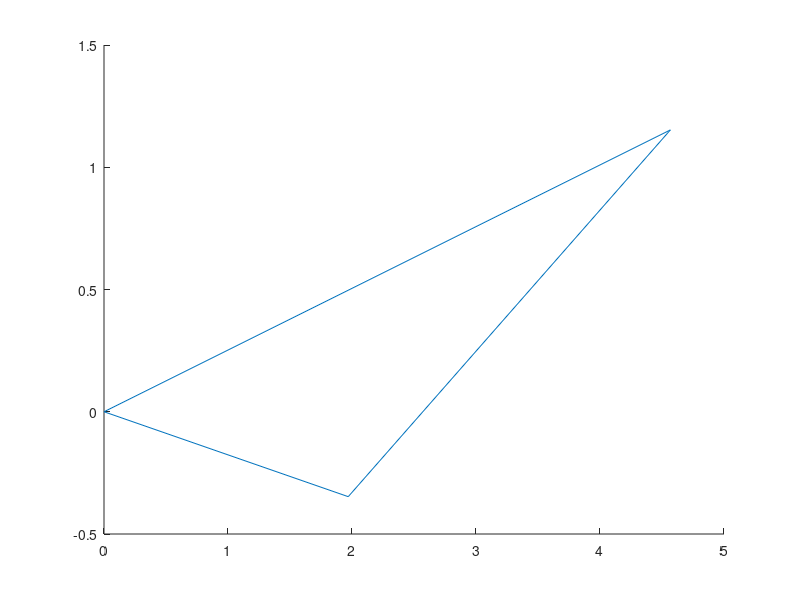

MATLAB code to generate this figure:

l1=2;
l2=3;
t1deg=-10;
t2deg=30;
t1deg=mod(t1deg,360);
t2deg=mod(t2deg,360);
t1=t1deg*pi/180;
t2=t2deg*pi/180;
if t1>t2
    G=1;
else
    G=0;
end

x1=l1*cos(t1)+l2*cos(t2);
x2=l1*sin(t1)+l2*sin(t2);
l3=sqrt(x1^2+x2^2);
%     if x1>=0 && x2 >=0
%         quad = 1;
%     end
%     if x1<0 && x2>=0
%         quad = 2;
%     end
%     if x1<0 && x2<0
%         quad = 3;
%     end
%     if x1>=0 && x2<0
%         quad=4;
%     end
J=[-l1*sin(t1),-l2*sin(t2);l1*cos(t1),l2*cos(t2)];

Ji=inv(J);

C=(l2^2-x1^2-x2^2-l1^2)/(-2*l1*l3);
C1=1/sqrt(1-C^2);
CC=(x1^2+x2^2-l1^2-l2^2)/(-2*l1*l2);
C2=1/sqrt(1-CC^2);
xsum=l3^2;

if G==1
    t1test=atan2(x2,x1)+acos(C);
    t2test=-pi+t1test+acos(CC);
end

if G==0
    t1test=atan2(x2,x1)-acos(C);
    t2test=pi+t1test-acos(CC);
end

t1testdeg=t1test*180/pi;
t2testdeg=t2test*180/pi;

x1t = l1*cos(t1test)+l2*cos(t2test);
x2t = l1*sin(t1test)+l2*sin(t2test);

% switch quad
%     case 1
%         t1testdeg=mod(t1testdeg,90);
%         t2testdeg=mod(t2testdeg,90);
%     case 2
%         t1testdeg=mod(t1testdeg,180);
%         t2testdeg=mod(t2testdeg,180);
%     case 3
%         t1testdeg=180+mod(t1testdeg,90);
%         t2testdeg=180+mod(t2testdeg,90);
%     case 4
        t1testdeg=mod(t1testdeg,360);
        t2testdeg=mod(t2testdeg,360);
% end
Jtest=zeros(2,2);
Cder=(1/(l1*l3))+((l2^2-x1^2-x2^2-l1^2)*1)/(2*l1*l3^3);

if G==1
Jtest(1,1)=-x2/xsum-x1*C1*Cder;
Jtest(1,2)=x1/xsum-x2*C1*Cder;
Jtest(2,1)=-x2/xsum-x1*C1*Cder+x1*C2/(l1*l2);
Jtest(2,2)=x1/xsum-x2*C1*Cder+x2*C2/(l1*l2);
end

if G==0
Jtest(1,1)=-x2/xsum+x1*C1*Cder;
Jtest(1,2)=x1/xsum+x2*C1*Cder;
Jtest(2,1)=-x2/xsum+x1*C1*Cder-x1*C2/(l1*l2);
Jtest(2,2)=x1/xsum+x2*C1*Cder-x2*C2/(l1*l2);
end

line([0 l1*cos(t1)],[0 l1*sin(t1)]);
hold on
line([l1*cos(t1) x1],[l1*sin(t1) x2]);
line([0 x1],[0 x2]);
hold off

% dx=[.2;.2];
% dt = Jtest*dx;
% t1new=t1test+dt(1);
% t2new=t2test+dt(2);
% x1new=x1+dx(1);
% x2new=x2+dx(2);
% x1test=l1*cos(t1new)+l2*cos(t2new);
% x2test=l1*sin(t1new)+l2*sin(t2new);
% 
% line([0 l1*cos(t1new)],[0 l1*sin(t1new)]);
% hold on
% line([l1*cos(t1new) x1test],[l1*sin(t1new) x2test]);
% line([0 x1new],[0 x2new]);
% hold off

% line([0 l1*cos(t1new)],[0 l1*sin(t1new)]);
% hold on
% line([l1*cos(t1new) x1new],[l1*sin(t1new) x2new]);
% hold off

% dt=[.1;.2];
% dx = J*dt;
% t1new=t1test+dt(1);
% t2new=t2test+dt(2);
% x1new=x1+dx(1);
% x2new=x2+dx(2);
% x1test=l1*cos(t1new)+l2*cos(t2new);
% x2test=l1*sin(t1new)+l2*sin(t2new);
% 
% line([0 l1*cos(t1new)],[0 l1*sin(t1new)]);
% hold on
% line([l1*cos(t1new) x1test],[l1*sin(t1new) x2test]);
% hold off
% 
% 
% line([0 l1*cos(t1new)],[0 l1*sin(t1new)]);
% hold on
% line([l1*cos(t1new) x1new],[l1*sin(t1new) x2new]);
% hold off